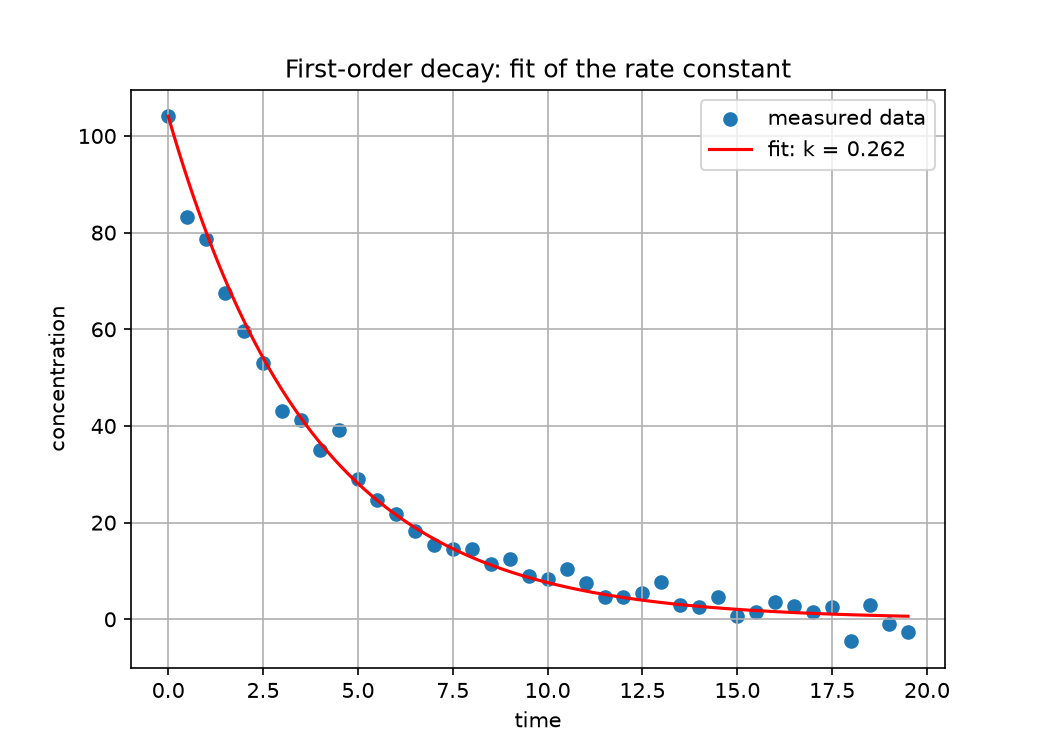

Here is the Python script that generated this plot:
"""
PW2 Lab B Part 3 -- fit a reaction's rate constant to measured data.

A first-order reaction decays as  C(t) = C0 * exp(-k*t).  You have noisy
concentration-vs-time measurements; find the k that best matches them.
Run:  python kinetics.py
"""
import numpy as np
import matplotlib.pyplot as plt
from scipy.optimize import minimize

# TODO 1: read kinetics.csv (time, concentration) into arrays t, C; C0 = first value
data = np.loadtxt("kinetics.csv", delimiter=",", skiprows=1)
t = data[:, 0]         
C = data[:, 1]         
C0 = C[0]

# TODO 2: total_error(k) = sum of (measured - C0*exp(-k*t))^2
def total_error(k):
    model = C0 * np.exp(-k * t)
    return np.sum((C - model) ** 2)

# TODO 3: minimise with SLSQP, bounds [(0, 5)], start x0 = 0.5
result = minimize(total_error, x0=0.5, method="SLSQP", bounds=[(0, 5)])
k_fit = result.x[0]

print("C0 =", C0)
print("Fitted k =", k_fit)
print("Minimum error =", result.fun)

# TODO 4: plot data (points) and fitted curve (line), save as kinetics.png
t_smooth = np.linspace(t.min(), t.max(), 300)
plt.figure(figsize=(7, 5))
plt.scatter(t, C, label="measured data")
plt.plot(t_smooth, C0 * np.exp(-k_fit * t_smooth), color="red",
         label=f"fit: k = {k_fit:.3f}")
plt.xlabel("time")
plt.ylabel("concentration")
plt.title("First-order decay: fit of the rate constant")
plt.legend()
plt.grid(True)
plt.savefig("kinetics.png", dpi=150)
print("Saved kinetics.png")
